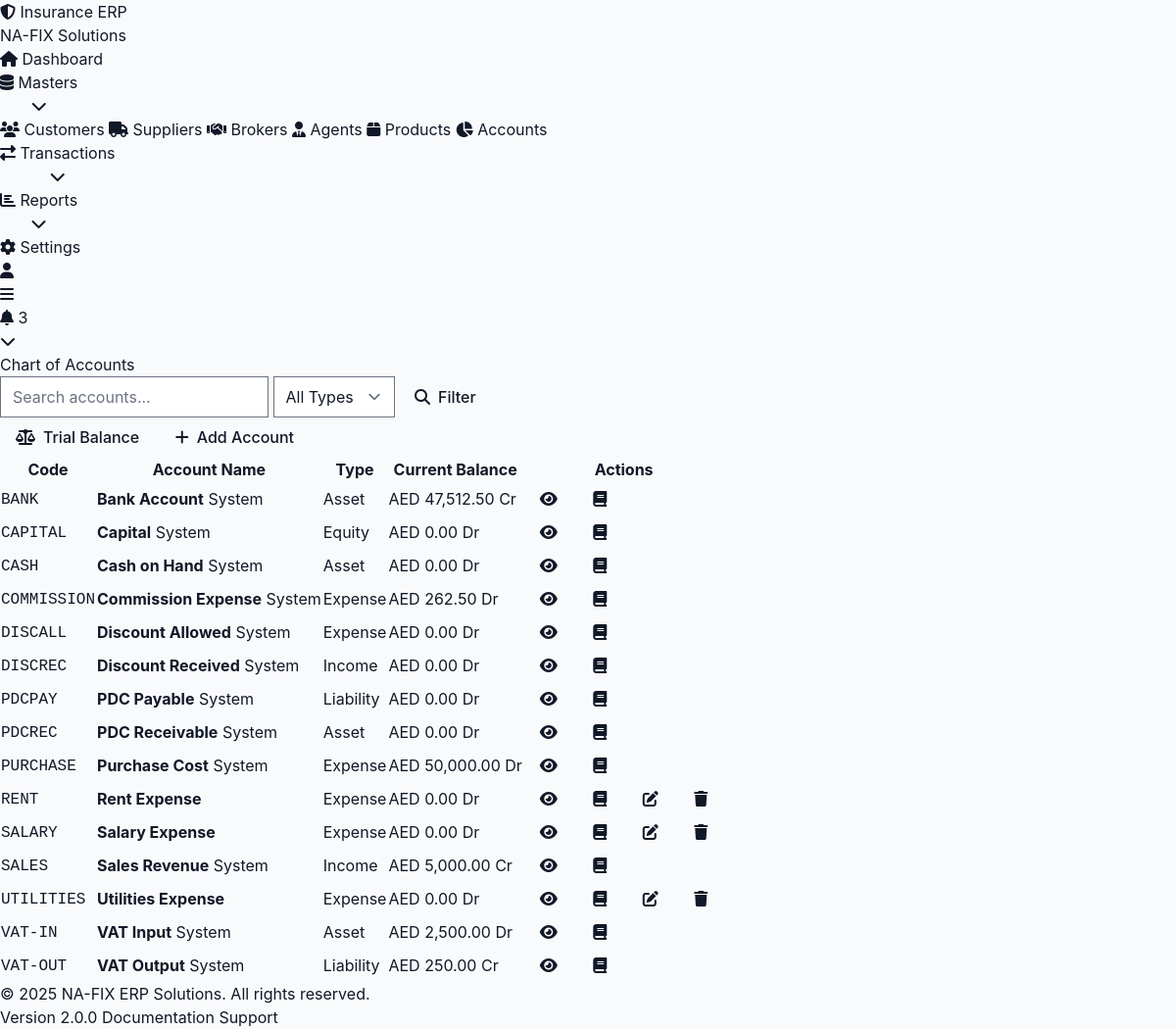
Page /index.php/accounts on the committed database.
### tables this page shows
CREATE TABLE IF NOT EXISTS `accounts` (
  `account_id` int(11) NOT NULL AUTO_INCREMENT,
  `account_code` varchar(50) NOT NULL,
  `account_name` varchar(255) NOT NULL,
  `account_type` enum('asset','liability','equity','income','expense') NOT NULL,
  `description` text,
  `is_system` tinyint(1) DEFAULT 0,
  `status` tinyint(1) DEFAULT 1,
  PRIMARY KEY (`account_id`),
  UNIQUE KEY `account_code` (`account_code`),
  KEY `account_type` (`account_type`)
);

### application/controllers/Accounts.php (called while the page is built, shortened)
<?php
class Accounts extends CI_Controller {
    public function __construct() {
        $this->load->model('Account_model');
    }
    public function index() {
        $page = $this->input->get('page') ?? 1;
        $search = $this->input->get('search') ?? '';
        $account_type = $this->input->get('account_type') ?? '';
        $result = $this->Account_model->get_paginated(50, $page, $search, $account_type);
        foreach ($result->data as $account) {
            $account->balance = $this->Account_model->get_balance($account->account_code);
        }
        $data = [
            'page_title' => 'Chart of Accounts',
            'accounts' => $result->data,
            'pagination' => $result,
            'search' => $search,
            'account_type' => $account_type,
            'account_types' => $this->Account_model->get_account_types(),
            'main_content' => 'accounts/index'
        ];
        $this->load->view('templates/modern_layout', $data);
    }
}

### index.php (called while the page is built, shortened)
<?php
require_once BASEPATH.'core/CodeIgniter.php';

### application/models/Account_model.php (called while the page is built, shortened)
<?php
class Account_model extends MY_Model {
    protected $table = 'accounts';
    public function get_paginated($per_page = 25, $page = 1, $search = '', $account_type = null) {
        $offset = ($page - 1) * $per_page;
        $this->db->select('*');
        $this->db->from($this->table);
        $total = $this->db->count_all_results('', false);
        $this->db->limit($per_page, $offset);
        $this->db->order_by('account_code', 'ASC');
        $data = $this->db->get()->result();
        return (object) [
            'data' => $data,
            'total' => $total,
            'per_page' => $per_page,
            'current_page' => $page,
            'total_pages' => ceil($total / $per_page)
        ];
    }
    public function get_balance($account_code, $as_of_date = null) {
        $this->db->select_sum('debit');
        $this->db->select_sum('credit');
        $this->db->from('daybook');
        $this->db->where('account_code', $account_code);
        $result = $this->db->get()->row();
        $debit_total = $result->debit ?? 0;
        $credit_total = $result->credit ?? 0;
        return $debit_total - $credit_total;
    }
}

### application/views/accounts/index.php (the view, shortened to what this page needs)
<div class="flex flex-col md:flex-row justify-between items-start md:items-center gap-4 mb-6">
    <div class="flex gap-4 w-full md:w-auto">
        <form method="get" action="<?php echo base_url('accounts'); ?>" class="flex gap-2 flex-wrap">
            <input type="text"
                   name="search"
                   value="<?php echo htmlspecialchars($search); ?>"
                   placeholder="Search accounts..."
                   class="px-4 py-2 border border-gray-300 rounded-lg focus:ring-2 focus:ring-primary-500">
            <select name="account_type" class="px-4 py-2 border border-gray-300 rounded-lg">
                <option value="">All Types</option>
            </select>
            <button type="submit" class="btn btn-secondary">
                <i class="fas fa-search"></i> Filter
            </button>
        </form>
    </div>
    <div class="flex gap-2">
        <a href="<?php echo base_url('accounts/trial_balance'); ?>" class="btn btn-secondary">
            <i class="fas fa-balance-scale"></i> Trial Balance
        </a>
        <a href="<?php echo base_url('accounts/add'); ?>" class="btn btn-primary">
            <i class="fas fa-plus"></i> Add Account
        </a>
    </div>
</div>
<div class="overflow-x-auto">
        <?php if (empty($accounts)): ?>
            <tr>
                <td colspan="5" class="text-center py-8 text-gray-500">
                    <i class="fas fa-book text-4xl mb-2"></i>
                    <p>No accounts found</p>
                </td>
            </tr>
        <?php else: ?>
            <?php foreach ($accounts as $account): ?>
                <tr>
                    <td><code class="font-semibold"><?php echo htmlspecialchars($account->account_code); ?></code></td>
                    <td>
                        <strong><?php echo htmlspecialchars($account->account_name); ?></strong>
                        <?php if ($account->is_system ?? false): ?>
                            <span class="badge badge-info ml-2">System</span>
                        <?php endif; ?>
                    </td>
                    <td>
                        <?php
                        $type_badges = [
                            'asset' => 'badge-primary',
                            'liability' => 'badge-danger',
                            'equity' => 'badge-success',
                            'income' => 'badge-success',
                            'expense' => 'badge-warning'
                        ];
                        $badge_class = $type_badges[$account->account_type] ?? 'badge-secondary';
                        ?>
                        <span class="badge <?php echo $badge_class; ?>"><?php echo ucfirst($account->account_type); ?></span>
                    </td>
                    <td>
                        <?php
                        $balance = $account->balance ?? 0;
                        $color = $balance >= 0 ? 'text-success-600' : 'text-danger-600';
                        ?>
                        <span class="font-semibold <?php echo $color; ?>">
                            <?php echo format_currency(abs($balance)); ?>
                            <?php echo $balance >= 0 ? 'Dr' : 'Cr'; ?>
                        </span>
                    </td>
                    <td>
                        <div class="flex gap-2">
                            <a href="<?php echo base_url('accounts/view/' . $account->account_id); ?>"
                               class="btn btn-sm btn-info" title="View">
                                <i class="fas fa-eye"></i>
                            </a>
                            <a href="<?php echo base_url('accounts/ledger/' . $account->account_id); ?>"
                               class="btn btn-sm btn-secondary" title="Ledger">
                                <i class="fas fa-book"></i>
                            </a>
                            <?php if (!($account->is_system ?? false)): ?>
                                <a href="<?php echo base_url('accounts/edit/' . $account->account_id); ?>"
                                   class="btn btn-sm btn-primary" title="Edit">
                                    <i class="fas fa-edit"></i>
                                </a>
                                <button onclick="confirmDelete(<?php echo $account->account_id; ?>)"
                                        class="btn btn-sm btn-danger" title="Delete">
                                    <i class="fas fa-trash"></i>
                                </button>
                            <?php endif; ?>
                        </div>
                    </td>
                </tr>
            <?php endforeach; ?>
        <?php endif; ?>
</div>

### rows in the picture
accounts: account_code "BANK", account_name "Bank Account", is_system "System", account_type "Asset", balance "AED 47,512.50", shows "Cr"
accounts: account_code "CAPITAL", account_name "Capital", is_system "System", account_type "Equity", balance "AED 0.00", shows "Dr"
accounts: account_code "CASH", account_name "Cash on Hand", is_system "System", account_type "Asset", balance "AED 0.00", shows "Dr"
accounts: account_code "COMMISSION", account_name "Commission Expense", is_system "System", account_type "Expense", balance "AED 262.50", shows "Dr"
accounts: account_code "DISCALL", account_name "Discount Allowed", is_system "System", account_type "Expense", balance "AED 0.00", shows "Dr"
accounts: account_code "DISCREC", account_name "Discount Received", is_system "System", account_type "Income", balance "AED 0.00", shows "Dr"
accounts: account_code "PDCPAY", account_name "PDC Payable", is_system "System", account_type "Liability", balance "AED 0.00", shows "Dr"
accounts: account_code "PDCREC", account_name "PDC Receivable", is_system "System", account_type "Asset", balance "AED 0.00", shows "Dr"
accounts: account_code "PURCHASE", account_name "Purchase Cost", is_system "System", account_type "Expense", balance "AED 50,000.00", shows "Dr"
accounts: account_code "RENT", account_name "Rent Expense", account_type "Expense", is_system "AED 0.00", shows "Dr"
accounts: account_code "SALARY", account_name "Salary Expense", account_type "Expense", is_system "AED 0.00", shows "Dr"
accounts: account_code "SALES", account_name "Sales Revenue", is_system "System", account_type "Income", balance "AED 5,000.00", shows "Cr"
accounts: account_code "UTILITIES", account_name "Utilities Expense", account_type "Expense", is_system "AED 0.00", shows "Dr"
accounts: account_code "VAT-IN", account_name "VAT Input", is_system "System", account_type "Asset", balance "AED 2,500.00", shows "Dr"
accounts: account_code "VAT-OUT", account_name "VAT Output", is_system "System", account_type "Liability", balance "AED 250.00", shows "Cr"

### other values in the picture
$title "Chart of Accounts"
$header "Code"
$header "Account Name"
$header "Type"
$header "Current Balance"
$header "Actions"
